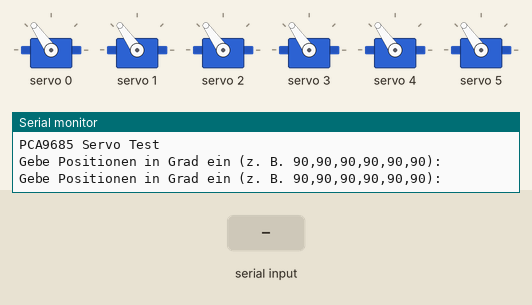
Recording of a sketch running on a simulated Arduino Uno, built with avr-gcc and run on an emulated ATmega328P. Parts: 6 × servo, the last lines printed to the serial monitor. Inputs (shaded band) come from the test bench.

Above: at 2.2 s.
2.3 s: "90,45\n" received over Serial
At 3.3 s:
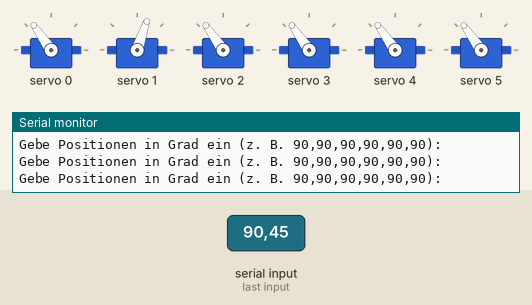
5.3 s: "30,150\n" received over Serial
At 6.8 s:
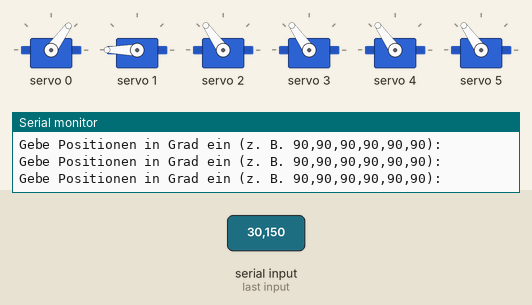
8.3 s: "5\n" received over Serial
At 9.8 s:
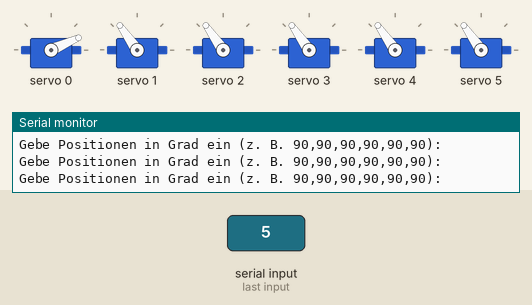
11.3 s: "200\n" received over Serial
At 12.8 s:
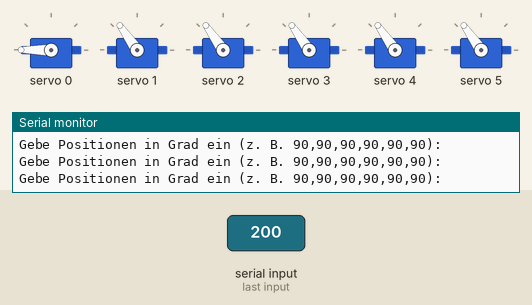
14.3 s: "90,45,200,10,150,30\n" received over Serial
At 15.8 s:
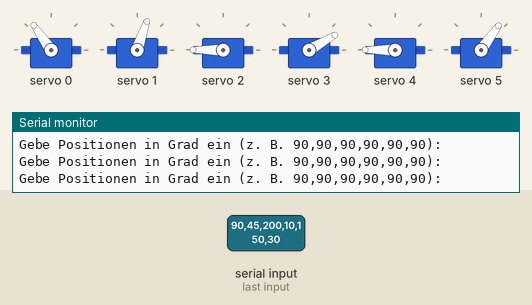
Timing chart, 0 to 17.6 s (numbered marks = the images above; inputs shaded):
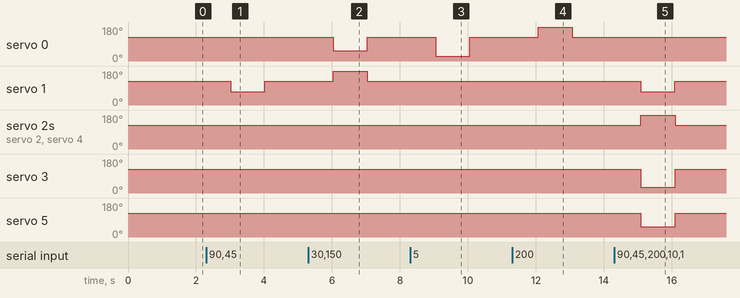

Measured:
- after the input at 2.3 s, servo 1: 125° → 71° after 0.72 s, → 125° 1.0 s later
- after the input at 5.3 s, servo 0: 125° → 54° after 0.73 s, → 125° 1.0 s later; servo 1: 125° → 180° after 0.74 s, → 125° 1.0 s later
- after the input at 8.3 s, servo 0: 125° → 24° after 0.75 s, → 125° 1.0 s later
- after the input at 11.3 s, servo 0: 125° → 180° after 0.77 s, → 125° 1.0 s later
- after the input at 14.3 s, servo 1: 125° → 71° after 0.78 s, → 125° 1.0 s later; servo 2: 125° → 180° after 0.78 s, → 125° 1.0 s later; servo 3: 125° → 30° after 0.79 s, → 125° 1.0 s later; servo 4: 125° → 180° after 0.79 s, → 125° 1.0 s later; servo 5: 125° → 54° after 0.79 s, → 125° 1.0 s later

The sketch:

calibrate.ino
```cpp
#include <Wire.h>
#include <Adafruit_PWMServoDriver.h>

// Erstellen des PCA9685-Objekts
Adafruit_PWMServoDriver pwm = Adafruit_PWMServoDriver();

// Definition der Servo-Pins
const int servoCount = 6;
const int servoPins[servoCount] = {0, 1, 2, 3, 4, 5};

// Kalibrierung der Pulsbreiten (diese Werte können je nach Servo variieren)
const int servoMin = 150; // Pulswert für 0 Grad
const int servoMax = 600; // Pulswert für 180 Grad

// Funktion zum Konvertieren von Grad in Pulsweiten
int angleToPulse(int angle) {
  return map(angle, 0, 180, servoMin, servoMax);
}

void setup() {
  Serial.begin(9600);
  Serial.println("PCA9685 Servo Test");

  // Initialisierung des PCA9685
  pwm.begin();
  pwm.setPWMFreq(50); // Servos arbeiten normalerweise mit 50 Hz

  // Referenzierung: Setze alle Servos auf 90 Grad
  for (int i = 0; i < servoCount; i++) {
    pwm.setPWM(servoPins[i], 0, angleToPulse(90));
  }
  delay(1000); // Eine Sekunde warten, damit sich die Servos bewegen können
}

void loop() {
  // Beispiel: Servo-Positionen einstellen (kann später durch Steuerung ersetzt werden)
  int positions[servoCount] = {90, 90, 90, 90, 90, 90}; // Standardpositionen

  // Positionen auslesen (kann später aus einer Eingabequelle wie einem Controller kommen)
  Serial.println("Gebe Positionen in Grad ein (z. B. 90,90,90,90,90,90):");
  if (Serial.available() > 0) {
    String input = Serial.readStringUntil('\n');
    sscanf(input.c_str(), "%d,%d,%d,%d,%d,%d",
           &positions[0], &positions[1], &positions[2],
           &positions[3], &positions[4], &positions[5]);
  }

  // Positionen auf die Servos anwenden
  for (int i = 0; i < servoCount; i++) {
    int pulse = angleToPulse(positions[i]);
    pwm.setPWM(servoPins[i], 0, pulse);
  }

  delay(1000); // Eine Sekunde warten, bevor der nächste Zyklus beginnt
}
```
